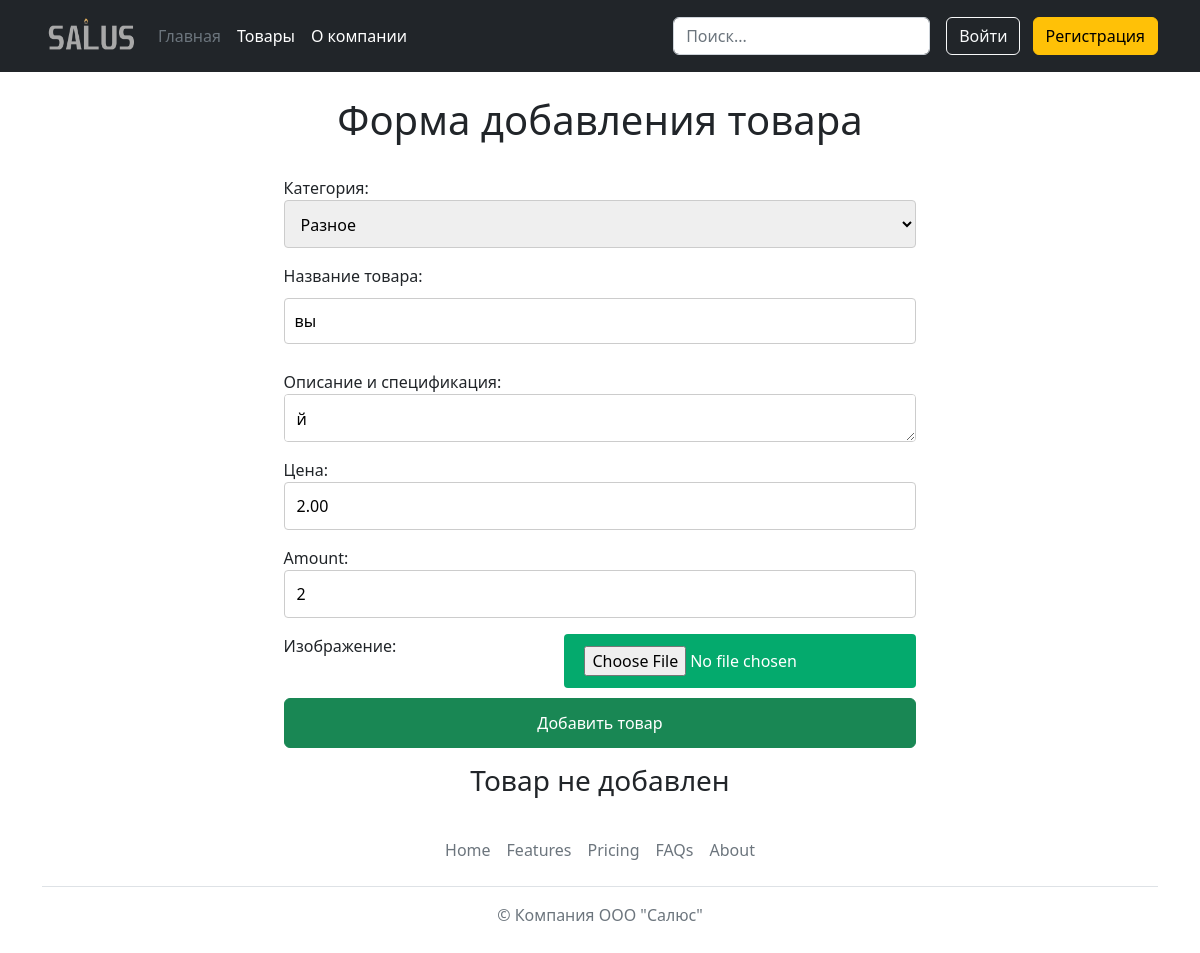
/product/3/update, run on the app's committed database.
### shop/models.py (models this page shows, shortened)
class Product(models.Model):
    category = models.ForeignKey(Category, related_name='products', on_delete=models.CASCADE, verbose_name='Категория')#CASCADE - чтобы ругался на удаление категории
    name = models.CharField(max_length=150, db_index=True, verbose_name='Название товара')
    description = models.TextField(max_length=1000, blank=True, verbose_name='Описание и спецификация')
    price = models.DecimalField(max_digits=6, decimal_places=2, validators=[MinValueValidator(Decimal('0.01'))], verbose_name='Цена')
    amount = models.DecimalField(max_digits=10, decimal_places=0)
    image = models.ImageField(upload_to='product/%Y/%m/%d', blank=True, null=True, verbose_name='Изображение')
    created = models.DateTimeField(auto_now_add=True)
    uploaded = models.DateTimeField(auto_now=True)
    class Meta:
        ordering = ('name',)
        verbose_name = 'Товар'
        verbose_name_plural = 'Товары'

class Category(models.Model):
    name = models.CharField(max_length=100, db_index=True)
    slug = models.SlugField(max_length=100, unique=True)
    class Meta:
        ordering = ('name', )
        verbose_name = 'Категория'
        verbose_name_plural = 'Категории'
    def __str__(self):
        return self.name

### shop/views.py (the view)
# urls.py: path('<int:pk>/update', views.ProductUpdateView.as_view(), name='product_update'),
class ProductUpdateView(UpdateView):
    model = Product
    template_name = 'product/product_create.html'
    form_class = ProductForm

### shop/forms.py
class ProductForm(ModelForm):
    class Meta:
        model = Product
        fields = '__all__'

### templates/product/product_create.html (shortened to what this page needs)
{%extends 'index.html'%}
{% load static %}
{% block container %}
<div class="center" style="
                display:inline-block;
display: flex;
  flex-direction: column;
  justify-content: center;
  align-items: center;
  min-height: 50vh;
                ">
    <br><h1>Форма добавления товара</h1><br>
    <form method="POST" enctype='multipart/form-data'>
        {{ form.as_p }}<br>
    <button class="btn btn-success" type="submit">Добавить товар</button>
    </form>
    {% if img_obj %}
        <h3>Товар {{img_obj.name}}, успешно добавлен!</h3>
    <img WIDTH="300PX" height="300px"  src="{{ img_obj.image.url}}
">{% else %} <h3>Товар не добавлен</h3>
{% endif %}
</div>
{% endblock container %}

### templates/product/product_create.html (style rules this page uses)
input[type=text ], select, textarea, number { width: 100%; padding: 12px; border: 1px solid #ccc; border-radius: 4px; resize: vertical; }
input[type=number ], select, textarea, number { width: 100%; padding: 12px; border: 1px solid #ccc; border-radius: 4px; resize: vertical; height: 3rem; }
input[type=file] { background-color: #04AA6D; color: white; padding: 12px 20px; border: none; border-radius: 4px; cursor: pointer; float: right; }
input[type=text] { padding:10px; margin:10px 0; // add top and bottom margin }
.center { display: flex; flex-direction: column; justify-content: center; align-items: center; min-height: 100vh; }
button { height: 50px; width: 100%; font-size: 22px; }

### data on the page
Product: category "Разное", description "й", price "2.00", amount "2"
Category: name "вы"
